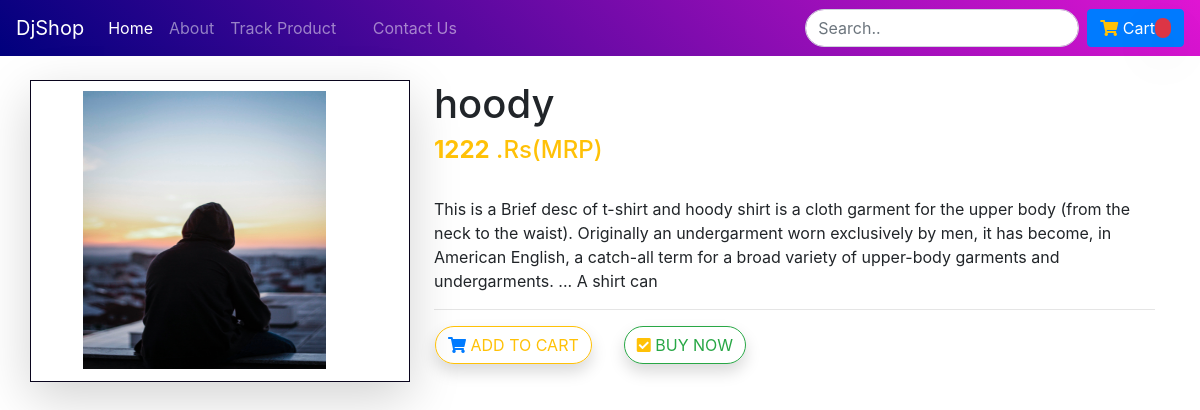
The page /shop/products/11 on the database its author committed.
### shop/models.py (models this page shows, shortened)
class Product(models.Model):
    product_id = models.AutoField
    product_name = models.CharField(max_length=250)
    category = models.CharField(max_length=250, default="")
    subcategory = models.CharField(max_length=250, default="")
    price = models.IntegerField(default=0)
    desc = models.CharField(max_length=700)
    pub_date= models.DateField()
    image = models.ImageField(upload_to="shop/images", default="")

### shop/views.py (the view)
# urls.py: path('products/<int:myid>', views.productView, name='ProductView'),
def productView(request, myid):
    product = Product.objects.filter(id=myid)
    return render(request, 'shop/prodView.html', {'product':product[0]})

### shop/templates/shop/prodView.html (shortened to what this page needs)
{% extends 'shop/basic.html' %}
{% block body %}
<div class="container my-4">
    <div class="row">
        <div class="col-md-4 shadow-lg" style="border: 1px solid rgb(9, 4, 29);">
            <img src="/media/{{product.image}}" alt="" style="height: 300px; width: 280px; padding-left: 37px; padding-right: 0px; padding-top: 10px; padding-bottom: 12px;">
        </div>
        <div class="col-md-8 pl-4">
            <h1>{{product.product_name}}</h1>
            <h4 class="text-warning"><b>{{product.price}}</b> .Rs(MRP)</h4>
            <p class="pt-4">{{product.desc}}</p>
            <hr>
            <div class="row">
                <button class="btn btn-outline-warning mx-3 shadow rounded-pill"><i class="fa fa-shopping-cart text-primary"></i>
                    ADD TO CART</button>
                <button class="btn btn-outline-success mx-3 shadow rounded-pill"><i class="fa fa-check-square text-warning"></i>
                    BUY NOW</button>
            </div>
        </div>
    </div>
</div>
{% endblock %}

### shop/static/css/style.css (style rules this page uses)
body { margin: 0; padding: 0; font-family: "Baloo Paaji 2", cursive; }

### rows shown on the page
Product: image (picture), product_name "hoody", price "1222", desc "This is a Brief desc of t-shirt and hoody shirt is a cloth garment for the upper body (from the neck to the waist). Originally an undergarment worn exclusively by men, it has become, in American English, a catch-all term for a broad variety of upper-body garments and undergarments. ... A shirt can"
